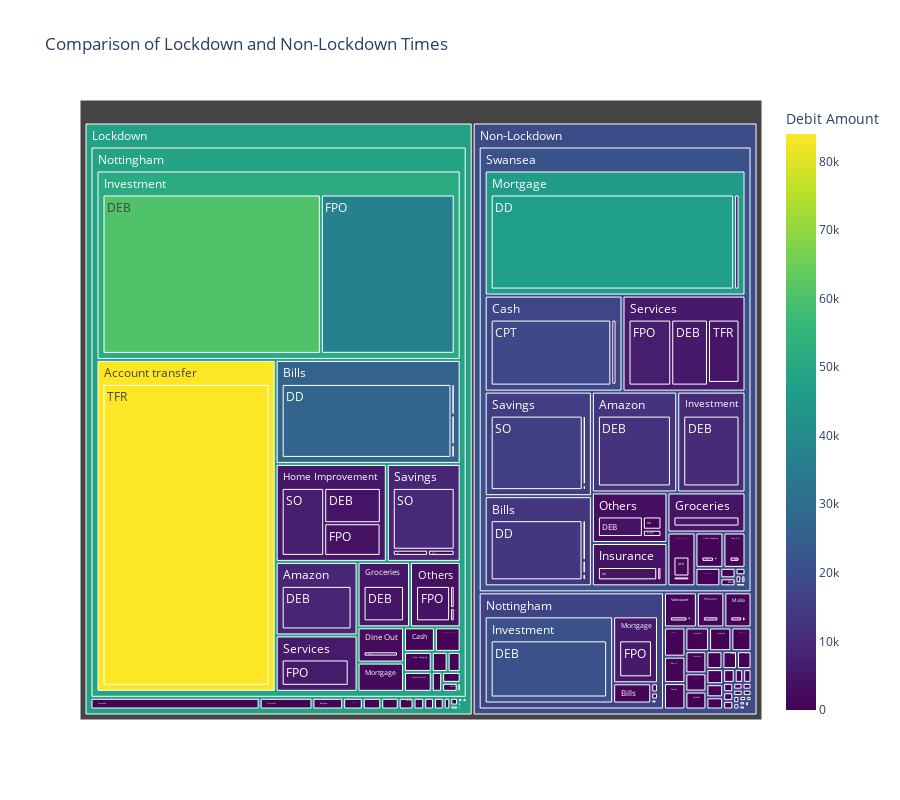

Notebook source saved alongside this figure:
### Code cell
import pandas as pd
import plotly.express as px

# Read the dataset
df = pd.read_csv('your_dataset.csv')

# Convert the date column to datetime type
df['Transaction Date'] = pd.to_datetime(df['Transaction Date'], infer_datetime_format=True)

# Define lockdown periods
lockdown_start = pd.to_datetime('2019-12-01')
lockdown_end = pd.to_datetime('2022-12-31')

# Create a new column to indicate lockdown or non-lockdown
df['Lockdown'] = df['Transaction Date'].apply(lambda x: 'Lockdown' if lockdown_start <= x <= lockdown_end else 'Non-Lockdown')

# Group data by lockdown status and other variables
lockdown_grouped = df.groupby(['Lockdown', 'Transaction Type', 'Category', 'Location Country', 'Location City']).sum().reset_index()

# Filter out groups with zero 'Debit Amount'
lockdown_grouped = lockdown_grouped[lockdown_grouped['Debit Amount'] != 0]

# Create the treemap
fig = px.treemap(lockdown_grouped,
                 path=['Lockdown','Location City', 'Category' ,'Transaction Type'],
                 values='Debit Amount',
                 color='Debit Amount',
                 color_continuous_scale='Viridis',
                 title='Comparison of Lockdown and Non-Lockdown Times')

# Set layout options
fig.update_layout(height=800)

# Rotate x-axis labels for better readability
fig.update_layout(xaxis_tickangle=-45)

# Show the treemap
fig.show()

### Figure 1 — Plotly figure (JSON) as saved in the notebook; plotly's stock layout.template omitted (floating-point values rounded to 4 significant figures; data arrays with more than 128 entries replaced by an {"elided": "..."} marker saying what was removed)
{"data": [{"branchvalues": "total", "customdata": {"elided": "443x1 float values"}, "domain": {"x": [0, 1], "y": [0, 1]}, "hovertemplate": "labels=%{label}<br>Debit Amount_sum=%{value}<br>parent=%{parent}<br>id=%{id}<br>Debit Amount=%{color}<extra></extra>", "ids": {"elided": "443 str values"}, "labels": {"elided": "443 str values"}, "marker": {"coloraxis": "coloraxis", "colors": {"elided": "443 float values"}}, "name": "", "parents": {"elided": "443 str values"}, "type": "treemap", "values": {"elided": "443 float values"}}], "layout": {"coloraxis": {"colorbar": {"title": {"text": "Debit Amount"}}, "colorscale": [[0, "#440154"], [0.1111, "#482878"], [0.2222, "#3e4989"], [0.3333, "#31688e"], [0.4444, "#26828e"], [0.5556, "#1f9e89"], [0.6667, "#35b779"], [0.7778, "#6ece58"], [0.8889, "#b5de2b"], [1, "#fde725"]]}, "height": 800, "legend": {"tracegroupgap": 0}, "title": {"text": "Comparison of Lockdown and Non-Lockdown Times"}, "xaxis": {"tickangle": -45}}}
